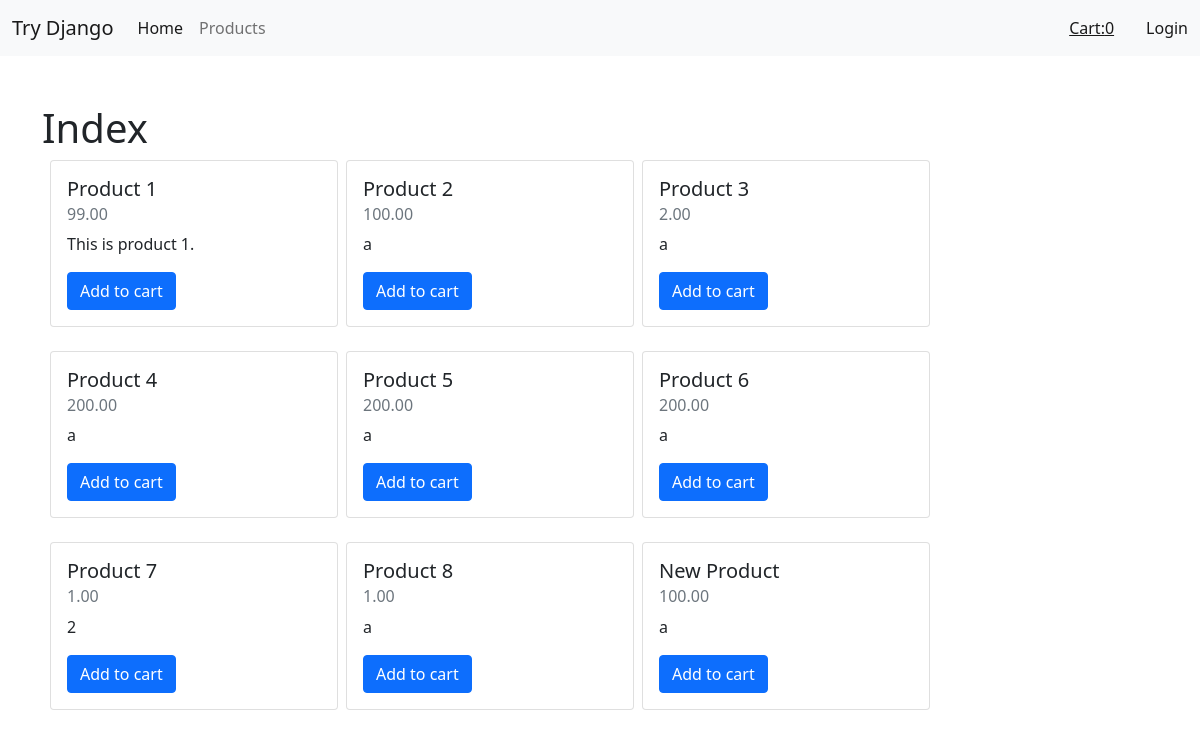
The page /product/all/ on the database its author committed.
### products/models.py (models this page shows, shortened)
class Product(models.Model):
    title = models.CharField(max_length=255, unique=True)
    price = models.DecimalField(decimal_places=2, max_digits=100000000)
    description = models.TextField(max_length=1000)
    featured = models.BooleanField(default=False)

### products/views.py (the view)
# urls.py: path('all/', all_products, name='all-products'),
def all_products(request):
    products = Product.objects.all()
    context = {'products': products}
    return render(request, 'products/index.html', context)

### orders/context_processors.py (called while the page is built)
def cartTotal(request):
    total = 0
    if request.user.is_authenticated:
        customer = request.user.customer
        order, created = Order.objects.get_or_create(
            customer=customer, status='C')
        total = order.get_cart_total
    return {'cartTotal': total}

### products/templates/products/index.html (shortened to what this page needs)
{% extends "base.html" %}
{% load static %}
{% block content %}
    <h1>Index</h1>
    <div class="d-flex flex-wrap">
        {% for product in products %}
            <div class="card ms-2 mb-4" style="width: 18rem;">
                <div class="card-body">
                <h5 class="card-title">{{ product.title }}</h5>
                <h6 class="card-subtitle mb-2 text-muted">{{ product.price }}</h6>
                <p class="card-text">{{ product.description }}</p>
                <button data-product="{{ product.id}}" data-action="add" class="btn btn-primary update-cart">Add to cart</button>
                </div>
            </div>
        {% endfor %}
    </div>
{% endblock content %}

### templates/base.html (shortened to what this page needs)
{% load static %}
<!DOCTYPE html>
<html lang="en">
  <head>
    <link
      href="https://cdn.jsdelivr.net/npm/bootstrap@5.0.0-beta1/dist/css/bootstrap.min.css"
      rel="stylesheet"
    />
  </head>
  <body>
    {% include "navbar.html" %}
    <div class="container">{% block content %} {% endblock %}</div>
  </body>
</html>

### templates/navbar.html (shortened to what this page needs)
<nav class="navbar navbar-expand-lg navbar-light bg-light mb-5">
    <div class="container-fluid">
      <a class="navbar-brand" href="#">Try Django</a>
      <div class="collapse navbar-collapse" id="navbarText">
        <ul class="navbar-nav me-auto mb-2 mb-lg-0">
          <li class="nav-item">
            <a class="nav-link active" aria-current="page" href="{% url 'home' %}">Home</a>
          </li>
          <li class="nav-item">
            <a class="nav-link" href="{% url 'products:all-products' %}">Products</a>
          </li>
        </ul>
        <span class="navbar-text me-3"><a href="{% url 'cart' %}">Cart:{{ cartTotal }}</a></span>
        <span class="navbar-text">
          {% if request.user.is_anonymous %}
            <a class="text-decoration-none ms-3" href="{% url 'accounts:login' %}">Login</a>
          {% else %}
            Hello, {{ request.user }}
            <a class="text-decoration-none ms-3" href="{% url 'accounts:logout' %}">Logout</a>
          {% endif %}
        </span>
      </div>
    </div>
  </nav>

### rows shown on the page
Product: title "Product 1", price "99.00", description "This is product 1."
Product: title "Product 2", price "100.00", description "a"
Product: title "Product 3", price "2.00", description "a"
Product: title "Product 4", price "200.00", description "a"
Product: title "Product 5", price "200.00", description "a"
Product: title "Product 6", price "200.00", description "a"
Product: title "Product 7", price "1.00", description "2"
Product: title "Product 8", price "1.00", description "a"
Product: title "New Product", price "100.00", description "a"

### other values the page prints
{{ cartTotal }} "0"
